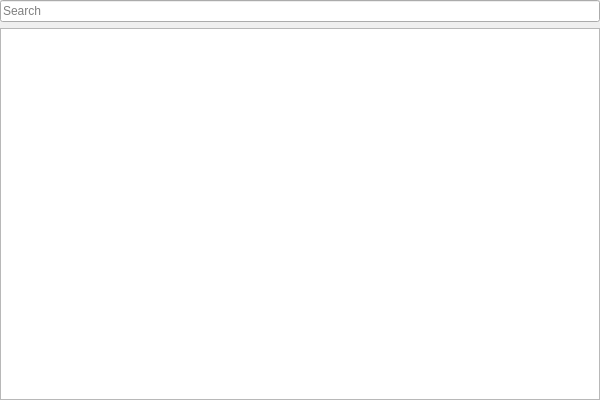
<?xml version="1.0" encoding="UTF-8"?>
<ui version="4.0">
 <class>LibraryFilesControlClass</class>
 <widget class="QWidget" name="LibraryFilesControlClass">
  <property name="geometry">
   <rect>
    <x>0</x>
    <y>0</y>
    <width>600</width>
    <height>400</height>
   </rect>
  </property>
  <property name="windowTitle">
   <string>LibraryFilesControl</string>
  </property>
  <layout class="QVBoxLayout" name="verticalLayout">
   <property name="leftMargin">
    <number>0</number>
   </property>
   <property name="topMargin">
    <number>0</number>
   </property>
   <property name="rightMargin">
    <number>0</number>
   </property>
   <property name="bottomMargin">
    <number>0</number>
   </property>
   <item>
    <widget class="QLineEdit" name="lineEditSearch">
     <property name="placeholderText">
      <string>Search</string>
     </property>
    </widget>
   </item>
   <item>
    <widget class="QTreeWidget" name="treeWidgetFiles">
     <property name="columnCount">
      <number>1</number>
     </property>
     <attribute name="headerVisible">
      <bool>false</bool>
     </attribute>
     <column>
      <property name="text">
       <string notr="true">1</string>
      </property>
     </column>
    </widget>
   </item>
  </layout>
 </widget>
 <layoutdefault spacing="6" margin="11"/>
 <resources/>
 <connections/>
</ui>
